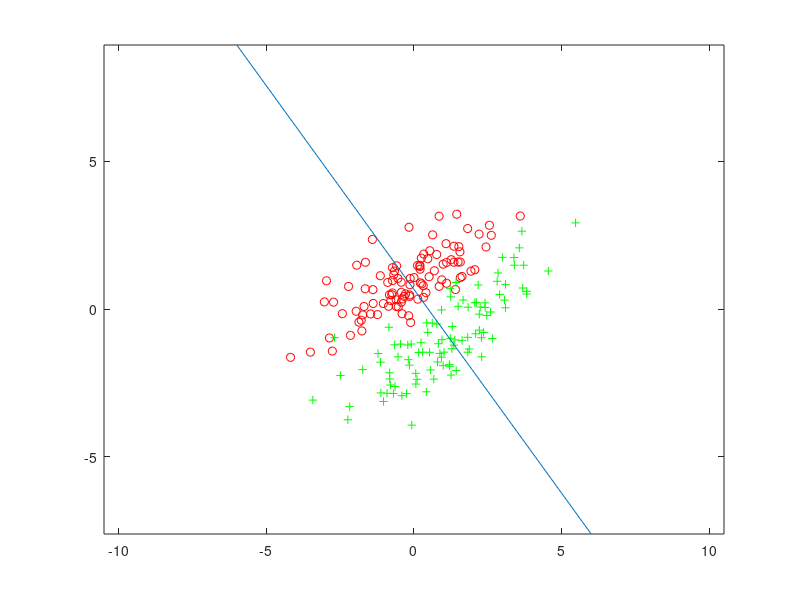

MATLAB code for this plot:
load testdata_fisher.mat;
plot(X1(:,1),X1(:,2),"ro",X2(:,1),X2(:,2),"g+");
C1=cov(X1);
C2=cov(X2);
u1=mean(X1);
u2=mean(X2);
u=u1-u2;
C=inv(C1+C2);
w=C*u';
hold("on");
a=w(2)/w(1);
b=a*u1(1)-u1(2);
x=[-6 6];
y=a*x-b;
line(x,y);
axis equal;